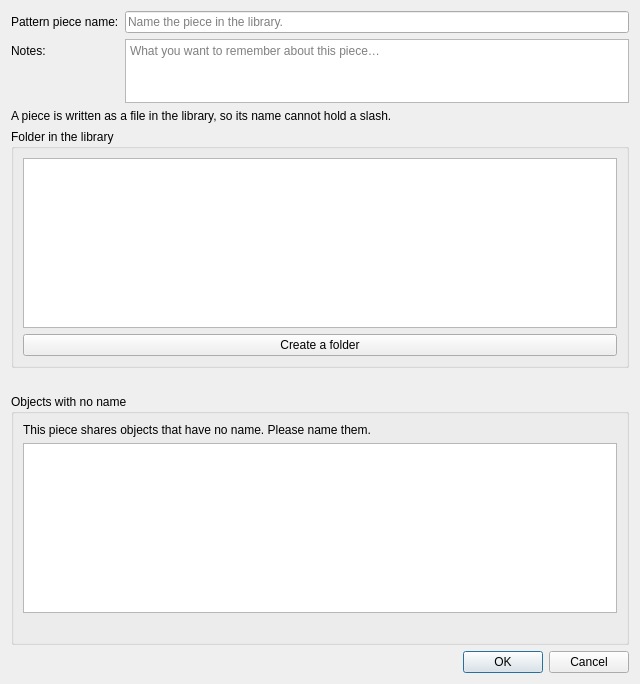
<?xml version="1.0" encoding="UTF-8"?>
<ui version="4.0">
 <class>OSavePieceDialog</class>
 <widget class="QDialog" name="OSavePieceDialog">
  <property name="windowModality">
   <enum>Qt::ApplicationModal</enum>
  </property>
  <property name="geometry">
   <rect>
    <x>0</x>
    <y>0</y>
    <width>640</width>
    <height>660</height>
   </rect>
  </property>
  <property name="windowTitle">
   <string>Save piece to the library</string>
  </property>
  <property name="windowIcon">
   <iconset resource="../../../libs/vmisc/share/resources/icon.qrc">
    <normaloff>:/icon/64x64/icon64x64.png</normaloff>:/icon/64x64/icon64x64.png</iconset>
  </property>
  <property name="modal">
   <bool>true</bool>
  </property>
  <layout class="QVBoxLayout" name="verticalLayout">
   <item>
    <layout class="QFormLayout" name="formLayout">
     <property name="fieldGrowthPolicy">
      <enum>QFormLayout::ExpandingFieldsGrow</enum>
     </property>
     <item row="0" column="0">
      <widget class="QLabel" name="label">
       <property name="text">
        <string>Pattern piece name:</string>
       </property>
      </widget>
     </item>
     <item row="0" column="1">
      <widget class="QLineEdit" name="lineEditName">
       <property name="toolTip">
        <string>The name the piece will wear in the library</string>
       </property>
       <property name="placeholderText">
        <string>Name the piece in the library.</string>
       </property>
      </widget>
     </item>
     <item row="1" column="0">
      <widget class="QLabel" name="labelNotes">
       <property name="text">
        <string>Notes:</string>
       </property>
      </widget>
     </item>
     <item row="1" column="1">
      <widget class="QPlainTextEdit" name="plainTextEditNotes">
       <property name="minimumSize">
        <size>
         <width>0</width>
         <height>64</height>
        </size>
       </property>
       <property name="maximumSize">
        <size>
         <width>16777215</width>
         <height>64</height>
        </size>
       </property>
       <property name="tabChangesFocus">
        <bool>true</bool>
       </property>
       <property name="placeholderText">
        <string>What you want to remember about this piece…</string>
       </property>
      </widget>
     </item>
    </layout>
   </item>
   <item>
    <widget class="QLabel" name="labelHint">
     <property name="visible">
      <bool>false</bool>
     </property>
     <property name="wordWrap">
      <bool>true</bool>
     </property>
     <property name="text">
      <string>A piece is written as a file in the library, so its name cannot hold a slash.</string>
     </property>
    </widget>
   </item>
   <item>
    <widget class="QGroupBox" name="groupFolder">
     <property name="title">
      <string>Folder in the library</string>
     </property>
     <layout class="QVBoxLayout" name="folderLayout">
      <item>
       <widget class="QTreeWidget" name="treeFolder">
        <property name="minimumSize">
         <size>
          <width>0</width>
          <height>170</height>
         </size>
        </property>
        <property name="headerHidden">
         <bool>true</bool>
        </property>
        <property name="selectionMode">
         <enum>QAbstractItemView::SingleSelection</enum>
        </property>
        <property name="editTriggers">
         <enum>QAbstractItemView::NoEditTriggers</enum>
        </property>
        <property name="uniformRowHeights">
         <bool>true</bool>
        </property>
       </widget>
      </item>
      <item>
       <widget class="QPushButton" name="createFolderButton">
        <property name="text">
         <string>Create a folder</string>
        </property>
       </widget>
      </item>
     </layout>
    </widget>
   </item>
   <item>
    <widget class="QLabel" name="labelDestination">
     <property name="text">
      <string/>
     </property>
     <property name="wordWrap">
      <bool>true</bool>
     </property>
    </widget>
   </item>
   <item>
    <widget class="QGroupBox" name="groupNames">
     <property name="title">
      <string>Objects with no name</string>
     </property>
     <layout class="QVBoxLayout" name="namesLayout">
      <item>
       <widget class="QLabel" name="labelNames">
        <property name="text">
         <string>This piece shares objects that have no name. Please name them.</string>
        </property>
        <property name="wordWrap">
         <bool>true</bool>
        </property>
       </widget>
      </item>
      <item>
       <widget class="QTableWidget" name="tableNames">
        <property name="alternatingRowColors">
         <bool>true</bool>
        </property>
        <property name="selectionBehavior">
         <enum>QAbstractItemView::SelectRows</enum>
        </property>
        <property name="minimumSize">
         <size>
          <width>0</width>
          <height>170</height>
         </size>
        </property>
       </widget>
      </item>
      <item>
       <widget class="QLabel" name="labelNamesProblem">
        <property name="text">
         <string/>
        </property>
        <property name="wordWrap">
         <bool>true</bool>
        </property>
       </widget>
      </item>
     </layout>
    </widget>
   </item>
   <item>
    <widget class="QDialogButtonBox" name="buttonBox">
     <property name="standardButtons">
      <set>QDialogButtonBox::Cancel|QDialogButtonBox::Ok</set>
     </property>
    </widget>
   </item>
  </layout>
 </widget>
 <resources>
  <include location="../../../libs/vmisc/share/resources/icon.qrc"/>
 </resources>
 <connections>
  <connection>
   <sender>buttonBox</sender>
   <signal>accepted()</signal>
   <receiver>OSavePieceDialog</receiver>
   <slot>accept()</slot>
   <hints>
    <hint type="sourcelabel">
     <x>162</x>
     <y>90</y>
    </hint>
    <hint type="destinationlabel">
     <x>162</x>
     <y>56</y>
    </hint>
   </hints>
  </connection>
  <connection>
   <sender>buttonBox</sender>
   <signal>rejected()</signal>
   <receiver>OSavePieceDialog</receiver>
   <slot>reject()</slot>
   <hints>
    <hint type="sourcelabel">
     <x>162</x>
     <y>90</y>
    </hint>
    <hint type="destinationlabel">
     <x>162</x>
     <y>56</y>
    </hint>
   </hints>
  </connection>
 </connections>
</ui>
